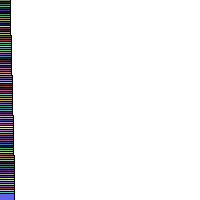
Frame 1 (no input)
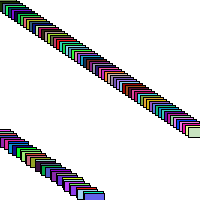
Frame 60 (the mouse pressed at the canvas centre just before this capture)
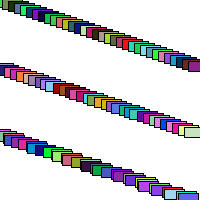
Frame 120 (the mouse held since frame 60 and released just before this capture)

The Processing sketch that drew these frames (run headless with seeded random() and noise(); from frame 60 on, the mouse is pressed at the canvas centre):

// Processing sketch: Car_ArrayList
// ── Car_ArrayList.pde
ArrayList<Car> cars = new ArrayList<Car>();

void setup() {
  size(200,200);
  smooth();
  for(int i = 0; i < 100; i++) {
    color nc = color(random(0,255), random(0,255), random(0,255));
    cars.add(new Car(nc, 0, i*2., i/20.0));
  }
}

void draw() {
  background(255);
  
  for(int i = 0; i < 100; i++) {
    cars.get(i).move();
    cars.get(i).display();
  }
}


public class Car {
  color c;
  float xpos;
  float ypos;
  float xspeed;
  
  public Car(color cn, float xposn, float yposn, float xsp) {
    c = cn;
    xpos = xposn;
    ypos = yposn;
    xspeed = xsp;
  }
  
  void display() {
    rectMode(CENTER);
    stroke(0);
    fill(c);
    rect(xpos, ypos, 20, 10);
  }
  
  void move() {
    xpos = xpos + xspeed;
    
    if(xpos > width)
      xpos = 0;
  }
}
    
    
    
    
    
